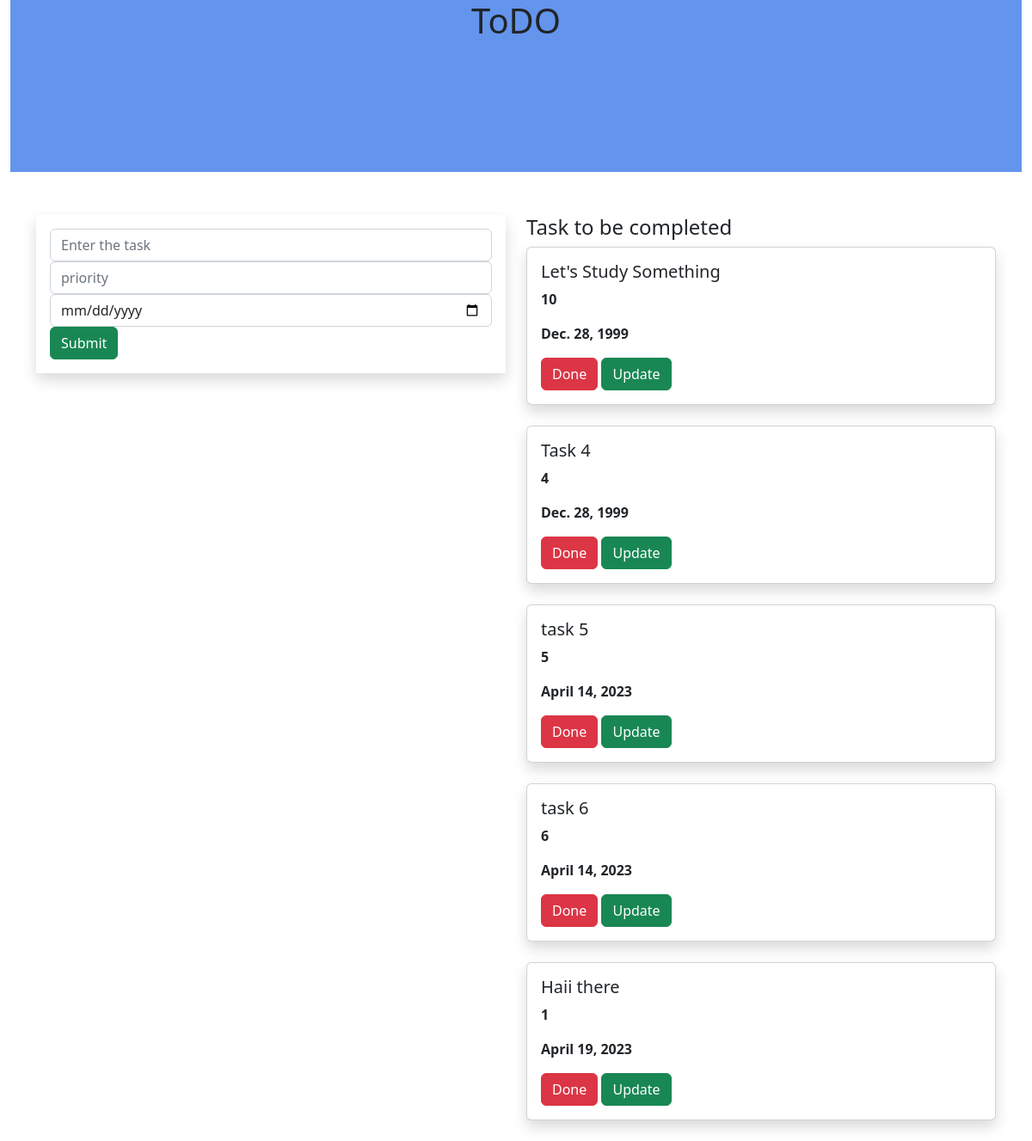
The page / on the database its author committed.
### todayapp/models.py (models this page shows, shortened)
class Task(models.Model):
    name=models.CharField(max_length=250)
    priority=models.IntegerField()
    date=models.DateField()

### todayapp/views.py (the view)
# urls.py: path('',views.add,name='add'),
def add(request):
    task1=Task.objects.all()
    if request.method=='POST':
        name=request.POST.get('task','')
        priority=request.POST.get('priority','')
        date=request.POST.get('date','')
        task=Task(name=name,priority=priority,date=date)
        task.save()
    return render(request,'home.html',{'task1':task1})

### templates/home.html (shortened to what this page needs)
{% extends 'base.html' %}
{% block content %}
<div class="container-fluid">
    <div class="row">
       <div class="col-md-12">
           <div class="banner">
               <div class="banner-text">
                   <h1>ToDO</h1>
               </div></div>
       </div>
    </div>
</div>
<div class="container">
    <div class="row">
        <div class="col-md-6">
        <form method="POST"class="p-3 shadow">
            <div class="form-group">
               <input type="text"class="form-control"name="task"placeholder="Enter the task">
</div>
            <div class="form-group">
               <input type="text"class="form-control"name="priority"placeholder="priority">
                <div class="form-group">
                    <input type="date"class="form-control"name="date"placeholder="Enter the date">
                </div>
</div>
                <input type="submit"class="btn btn-success">
        </form>
        </div>
        <div class="col-md-6">
            <h4>Task to be completed</h4>
            {% for i in task1 %}
            <div class="shadow card">
                <div class="card-body">
                    <h5 class="card-title">{{i.name}}</h5>
                    <p><b>{{i.priority}}</b></p>
                    <p><h6></h6><b>{{i.date}}</b></h6></p>
                    <a class="btn btn-danger"href="{% url 'delete' i.id %}">Done</a>
                    <a class="btn btn-success"href="{% url 'update' i.id %}">Update</a>
                </div>
            </div>
            <br>
            {% endfor %}
        </div>
    </div>
</div>
{% endblock %}

### templates/base.html (shortened to what this page needs)
{% load static %}
<!DOCTYPE html>
<html lang="en">
<head>
<link rel="stylesheet" href="https://cdn.jsdelivr.net/npm/bootstrap@5.2.3/dist/css/bootstrap.min.css"></head>
<link rel="stylesheet"href="{% static 'style.css' %}">
<body>
{% block content %}
{% endblock %}
</body>
</html>

### rows shown on the page
Task: name "Let's Study Something", priority "10", date "Dec. 28, 1999"
Task: name "Task 4", priority "4", date "Dec. 28, 1999"
Task: name "task 5", priority "5", date "April 14, 2023"
Task: name "task 6", priority "6", date "April 14, 2023"
Task: name "Haii there", priority "1", date "April 19, 2023"
